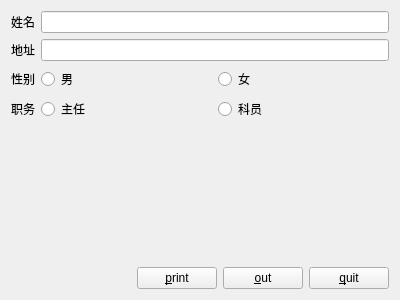
<?xml version="1.0" encoding="UTF-8"?>
<ui version="4.0">
 <class>Form</class>
 <widget class="QWidget" name="Form">
  <property name="geometry">
   <rect>
    <x>0</x>
    <y>0</y>
    <width>400</width>
    <height>300</height>
   </rect>
  </property>
  <property name="windowTitle">
   <string>Form</string>
  </property>
  <layout class="QGridLayout" name="gridLayout">
   <item row="0" column="0">
    <layout class="QVBoxLayout" name="verticalLayout">
     <item>
      <layout class="QFormLayout" name="formLayout">
       <item row="0" column="0">
        <widget class="QLabel" name="label">
         <property name="text">
          <string>姓名</string>
         </property>
        </widget>
       </item>
       <item row="0" column="1">
        <widget class="QLineEdit" name="let_name"/>
       </item>
       <item row="1" column="0">
        <widget class="QLabel" name="label_2">
         <property name="text">
          <string>地址</string>
         </property>
        </widget>
       </item>
       <item row="1" column="1">
        <widget class="QLineEdit" name="let_adr"/>
       </item>
       <item row="2" column="0">
        <widget class="QLabel" name="label_3">
         <property name="text">
          <string>性别</string>
         </property>
        </widget>
       </item>
       <item row="2" column="1">
        <layout class="QHBoxLayout" name="horizontalLayout">
         <item>
          <widget class="QRadioButton" name="rbtn_male">
           <property name="text">
            <string>男</string>
           </property>
          </widget>
         </item>
         <item>
          <widget class="QRadioButton" name="rbtn_female">
           <property name="text">
            <string>女</string>
           </property>
          </widget>
         </item>
        </layout>
       </item>
       <item row="3" column="0">
        <widget class="QLabel" name="label_4">
         <property name="text">
          <string>职务</string>
         </property>
        </widget>
       </item>
       <item row="3" column="1">
        <layout class="QHBoxLayout" name="horizontalLayout_3">
         <item>
          <widget class="QRadioButton" name="rbtn_zr">
           <property name="text">
            <string>主任</string>
           </property>
          </widget>
         </item>
         <item>
          <widget class="QRadioButton" name="rbtn_ky">
           <property name="text">
            <string>科员</string>
           </property>
          </widget>
         </item>
        </layout>
       </item>
      </layout>
     </item>
     <item>
      <spacer name="verticalSpacer">
       <property name="orientation">
        <enum>Qt::Vertical</enum>
       </property>
       <property name="sizeHint" stdset="0">
        <size>
         <width>20</width>
         <height>40</height>
        </size>
       </property>
      </spacer>
     </item>
     <item>
      <layout class="QHBoxLayout" name="horizontalLayout_2">
       <item>
        <spacer name="horizontalSpacer">
         <property name="orientation">
          <enum>Qt::Horizontal</enum>
         </property>
         <property name="sizeHint" stdset="0">
          <size>
           <width>40</width>
           <height>20</height>
          </size>
         </property>
        </spacer>
       </item>
       <item>
        <widget class="QPushButton" name="btn_print">
         <property name="text">
          <string>&amp;print</string>
         </property>
        </widget>
       </item>
       <item>
        <widget class="QPushButton" name="btn_out">
         <property name="text">
          <string>&amp;out</string>
         </property>
        </widget>
       </item>
       <item>
        <widget class="QPushButton" name="btn_quit">
         <property name="text">
          <string>&amp;quit</string>
         </property>
        </widget>
       </item>
      </layout>
     </item>
    </layout>
   </item>
  </layout>
 </widget>
 <resources/>
 <connections/>
</ui>
